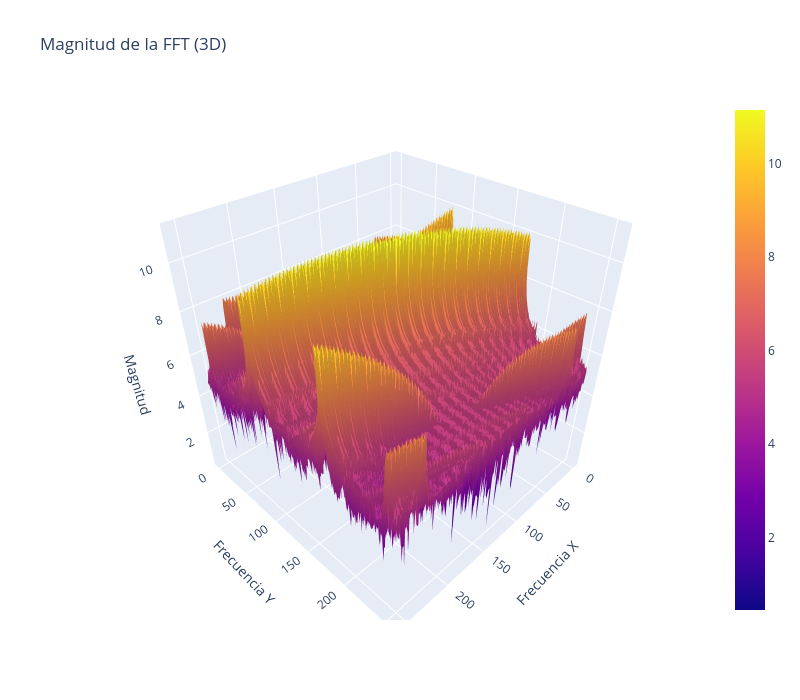

The notebook cell saved with this chart:
### Markdown cell above
El resultado tiene algo de sentido porque al rotar la imagen, el espacio dejo de ser vertical solamente y ahora tiene variaciones horizontales y verticales.


Al rotar 20 grados en el espacio, el espectro se roto 20 grados.

### Code cell
graph_fft_3d(256, 256, np.log(np.abs(freq_rot_shift)+1))

### Figure 1 — Plotly figure (JSON) as saved in the notebook; plotly's stock layout.template omitted (floating-point values rounded to 4 significant figures; data arrays with more than 128 entries replaced by an {"elided": "..."} marker saying what was removed)
{"data": [{"type": "surface", "x": {"elided": "256x256 int values"}, "y": {"elided": "256x256 int values"}, "z": {"elided": "256x256 float values"}}], "layout": {"height": 700, "scene": {"xaxis": {"title": {"text": "Frecuencia X"}}, "yaxis": {"title": {"text": "Frecuencia Y"}}, "zaxis": {"title": {"text": "Magnitud"}}}, "title": {"text": "Magnitud de la FFT (3D)"}, "width": 800}}
